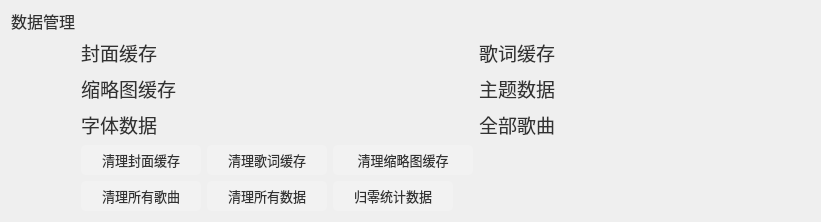
       <widget class="QWidget" name="layoutWidget">
        <property name="geometry">
         <rect>
          <x>10</x>
          <y>390</y>
          <width>821</width>
          <height>211</height>
         </rect>
        </property>
        <layout class="QGridLayout" name="gridLayout_2">
         <item row="0" column="0">
          <widget class="QLabel" name="data_manage_Label">
           <property name="maximumSize">
            <size>
             <width>70</width>
             <height>20</height>
            </size>
           </property>
           <property name="font">
            <font>
             <family>黑体</family>
             <pointsize>12</pointsize>
            </font>
           </property>
           <property name="layoutDirection">
            <enum>Qt::LeftToRight</enum>
           </property>
           <property name="styleSheet">
            <string notr="true">QLabel
{
background-color:transparent;
color:rgb(50,50,50);
border-radius:5px;
}</string>
           </property>
           <property name="text">
            <string>数据管理</string>
           </property>
          </widget>
         </item>
         <item row="1" column="1">
          <widget class="QLabel" name="cover_cache_size_Label">
           <property name="minimumSize">
            <size>
             <width>0</width>
             <height>30</height>
            </size>
           </property>
           <property name="maximumSize">
            <size>
             <width>16777215</width>
             <height>30</height>
            </size>
           </property>
           <property name="font">
            <font>
             <family>黑体</family>
             <pointsize>14</pointsize>
            </font>
           </property>
           <property name="layoutDirection">
            <enum>Qt::LeftToRight</enum>
           </property>
           <property name="styleSheet">
            <string notr="true">QLabel
{
background-color:transparent;
color:rgb(50,50,50);
border-radius:5px;
}</string>
           </property>
           <property name="text">
            <string>封面缓存 </string>
           </property>
          </widget>
         </item>
         <item row="1" column="2">
          <widget class="QLabel" name="lyric_cache_Label">
           <property name="minimumSize">
            <size>
             <width>0</width>
             <height>30</height>
            </size>
           </property>
           <property name="maximumSize">
            <size>
             <width>16777215</width>
             <height>30</height>
            </size>
           </property>
           <property name="font">
            <font>
             <family>黑体</family>
             <pointsize>14</pointsize>
            </font>
           </property>
           <property name="layoutDirection">
            <enum>Qt::LeftToRight</enum>
           </property>
           <property name="styleSheet">
            <string notr="true">QLabel
{
background-color:transparent;
color:rgb(50,50,50);
border-radius:5px;
}</string>
           </property>
           <property name="text">
            <string>歌词缓存 </string>
           </property>
          </widget>
         </item>
         <item row="2" column="1">
          <widget class="QLabel" name="song_thumbnail_cache_Label">
           <property name="minimumSize">
            <size>
             <width>0</width>
             <height>30</height>
            </size>
           </property>
           <property name="maximumSize">
            <size>
             <width>16777215</width>
             <height>30</height>
            </size>
           </property>
           <property name="font">
            <font>
             <family>黑体</family>
             <pointsize>14</pointsize>
            </font>
           </property>
           <property name="layoutDirection">
            <enum>Qt::LeftToRight</enum>
           </property>
           <property name="styleSheet">
            <string notr="true">QLabel
{
background-color:transparent;
color:rgb(50,50,50);
border-radius:5px;
}</string>
           </property>
           <property name="text">
            <string>缩略图缓存 </string>
           </property>
          </widget>
         </item>
         <item row="2" column="2">
          <widget class="QLabel" name="theme_data_size_Label">
           <property name="minimumSize">
            <size>
             <width>0</width>
             <height>30</height>
            </size>
           </property>
           <property name="maximumSize">
            <size>
             <width>16777215</width>
             <height>30</height>
            </size>
           </property>
           <property name="font">
            <font>
             <family>黑体</family>
             <pointsize>14</pointsize>
            </font>
           </property>
           <property name="layoutDirection">
            <enum>Qt::LeftToRight</enum>
           </property>
           <property name="styleSheet">
            <string notr="true">QLabel
{
background-color:transparent;
color:rgb(50,50,50);
border-radius:5px;
}</string>
           </property>
           <property name="text">
            <string>主题数据 </string>
           </property>
          </widget>
         </item>
         <item row="3" column="1">
          <widget class="QLabel" name="font_data_size_Label">
           <property name="minimumSize">
            <size>
             <width>0</width>
             <height>30</height>
            </size>
           </property>
           <property name="maximumSize">
            <size>
             <width>16777215</width>
             <height>30</height>
            </size>
           </property>
           <property name="font">
            <font>
             <family>黑体</family>
             <pointsize>14</pointsize>
            </font>
           </property>
           <property name="layoutDirection">
            <enum>Qt::LeftToRight</enum>
           </property>
           <property name="styleSheet">
            <string notr="true">QLabel
{
background-color:transparent;
color:rgb(50,50,50);
border-radius:5px;
}</string>
           </property>
           <property name="text">
            <string>字体数据 </string>
           </property>
          </widget>
         </item>
         <item row="3" column="2">
          <widget class="QLabel" name="song_all_size_Label">
           <property name="minimumSize">
            <size>
             <width>0</width>
             <height>30</height>
            </size>
           </property>
           <property name="maximumSize">
            <size>
             <width>16777215</width>
             <height>30</height>
            </size>
           </property>
           <property name="font">
            <font>
             <family>黑体</family>
             <pointsize>14</pointsize>
            </font>
           </property>
           <property name="layoutDirection">
            <enum>Qt::LeftToRight</enum>
           </property>
           <property name="styleSheet">
            <string notr="true">QLabel
{
background-color:transparent;
color:rgb(50,50,50);
border-radius:5px;
}</string>
           </property>
           <property name="text">
            <string>全部歌曲 </string>
           </property>
          </widget>
         </item>
         <item row="4" column="1">
          <layout class="QGridLayout" name="gridLayout_3">
           <item row="0" column="0">
            <widget class="QPushButton" name="clear_cover_cache_Button">
             <property name="minimumSize">
              <size>
               <width>120</width>
               <height>30</height>
              </size>
             </property>
             <property name="maximumSize">
              <size>
               <width>120</width>
               <height>30</height>
              </size>
             </property>
             <property name="font">
              <font>
               <family>黑体</family>
               <pointsize>10</pointsize>
              </font>
             </property>
             <property name="styleSheet">
              <string notr="true">QPushButton
{
background-color:rgb(255,255,255,0.2);
color:rgb(50,50,50);
border-radius:5px}

QPushButton:disabled
{
background-color:rgb(255,255,255,0.1);
color:rgb(50,50,50);
border-radius:5px;
}
QPushButton:hover {	/*鼠标悬浮时*/
	background-color: rgba(255,255,255,0.3);
}

QPushButton::pressed
{
background-color:rgb(255,255,255,0.4);
color:rgb(50,50,50);
}
</string>
             </property>
             <property name="text">
              <string>清理封面缓存</string>
             </property>
            </widget>
           </item>
           <item row="0" column="3">
            <widget class="QPushButton" name="clear_song_thumbnail_cache_Button">
             <property name="minimumSize">
              <size>
               <width>140</width>
               <height>30</height>
              </size>
             </property>
             <property name="maximumSize">
              <size>
               <width>140</width>
               <height>30</height>
              </size>
             </property>
             <property name="font">
              <font>
               <family>黑体</family>
               <pointsize>10</pointsize>
              </font>
             </property>
             <property name="styleSheet">
              <string notr="true">QPushButton
{
background-color:rgb(255,255,255,0.2);
color:rgb(50,50,50);
border-radius:5px}

QPushButton:disabled
{
background-color:rgb(255,255,255,0.1);
color:rgb(50,50,50);
border-radius:5px;
}
QPushButton:hover {	/*鼠标悬浮时*/
	background-color: rgba(255,255,255,0.3);
}

QPushButton::pressed
{
background-color:rgb(255,255,255,0.4);
color:rgb(50,50,50);
}
</string>
             </property>
             <property name="text">
              <string>清理缩略图缓存</string>
             </property>
            </widget>
           </item>
           <item row="1" column="0">
            <widget class="QPushButton" name="clear_song_all_Button">
             <property name="minimumSize">
              <size>
               <width>120</width>
               <height>30</height>
              </size>
             </property>
             <property name="maximumSize">
              <size>
               <width>120</width>
               <height>30</height>
              </size>
             </property>
             <property name="font">
              <font>
               <family>黑体</family>
               <pointsize>10</pointsize>
              </font>
             </property>
             <property name="styleSheet">
              <string notr="true">QPushButton
{
background-color:rgb(255,255,255,0.2);
color:rgb(50,50,50);
border-radius:5px}

QPushButton:disabled
{
background-color:rgb(255,255,255,0.1);
color:rgb(50,50,50);
border-radius:5px;
}
QPushButton:hover {	/*鼠标悬浮时*/
	background-color: rgba(255,255,255,0.3);
}

QPushButton::pressed
{
background-color:rgb(255,255,255,0.4);
color:rgb(50,50,50);
}
</string>
             </property>
             <property name="text">
              <string>清理所有歌曲</string>
             </property>
            </widget>
           </item>
           <item row="1" column="1">
            <widget class="QPushButton" name="clear_data_all_Button">
             <property name="minimumSize">
              <size>
               <width>120</width>
               <height>30</height>
              </size>
             </property>
             <property name="maximumSize">
              <size>
               <width>120</width>
               <height>30</height>
              </size>
             </property>
             <property name="font">
              <font>
               <family>黑体</family>
               <pointsize>10</pointsize>
              </font>
             </property>
             <property name="styleSheet">
              <string notr="true">QPushButton
{
background-color:rgb(255,255,255,0.2);
color:rgb(50,50,50);
border-radius:5px}

QPushButton:disabled
{
background-color:rgb(255,255,255,0.1);
color:rgb(50,50,50);
border-radius:5px;
}
QPushButton:hover {	/*鼠标悬浮时*/
	background-color: rgba(255,255,255,0.3);
}

QPushButton::pressed
{
background-color:rgb(255,255,255,0.4);
color:rgb(50,50,50);
}
</string>
             </property>
             <property name="text">
              <string>清理所有数据</string>
             </property>
            </widget>
           </item>
           <item row="0" column="1">
            <widget class="QPushButton" name="clear_lyric_cache_Button">
             <property name="minimumSize">
              <size>
               <width>120</width>
               <height>30</height>
              </size>
             </property>
             <property name="maximumSize">
              <size>
               <width>120</width>
               <height>30</height>
              </size>
             </property>
             <property name="font">
              <font>
               <family>黑体</family>
               <pointsize>10</pointsize>
              </font>
             </property>
             <property name="styleSheet">
              <string notr="true">QPushButton
{
background-color:rgb(255,255,255,0.2);
color:rgb(50,50,50);
border-radius:5px}

QPushButton:disabled
{
background-color:rgb(255,255,255,0.1);
color:rgb(50,50,50);
border-radius:5px;
}
QPushButton:hover {	/*鼠标悬浮时*/
	background-color: rgba(255,255,255,0.3);
}

QPushButton::pressed
{
background-color:rgb(255,255,255,0.4);
color:rgb(50,50,50);
}
</string>
             </property>
             <property name="text">
              <string>清理歌词缓存</string>
             </property>
            </widget>
           </item>
           <item row="1" column="3">
            <widget class="QPushButton" name="zeroing_statistical_data_Button">
             <property name="minimumSize">
              <size>
               <width>120</width>
               <height>30</height>
              </size>
             </property>
             <property name="maximumSize">
              <size>
               <width>120</width>
               <height>30</height>
              </size>
             </property>
             <property name="font">
              <font>
               <family>黑体</family>
               <pointsize>10</pointsize>
              </font>
             </property>
             <property name="styleSheet">
              <string notr="true">QPushButton
{
background-color:rgb(255,255,255,0.2);
color:rgb(50,50,50);
border-radius:5px}

QPushButton:disabled
{
background-color:rgb(255,255,255,0.1);
color:rgb(50,50,50);
border-radius:5px;
}
QPushButton:hover {	/*鼠标悬浮时*/
	background-color: rgba(255,255,255,0.3);
}

QPushButton::pressed
{
background-color:rgb(255,255,255,0.4);
color:rgb(50,50,50);
}
</string>
             </property>
             <property name="text">
              <string>归零统计数据</string>
             </property>
            </widget>
           </item>
          </layout>
         </item>
         <item row="4" column="2">
          <spacer name="horizontalSpacer_4">
           <property name="orientation">
            <enum>Qt::Horizontal</enum>
           </property>
           <property name="sizeHint" stdset="0">
            <size>
             <width>40</width>
             <height>20</height>
            </size>
           </property>
          </spacer>
         </item>
        </layout>
       </widget>
